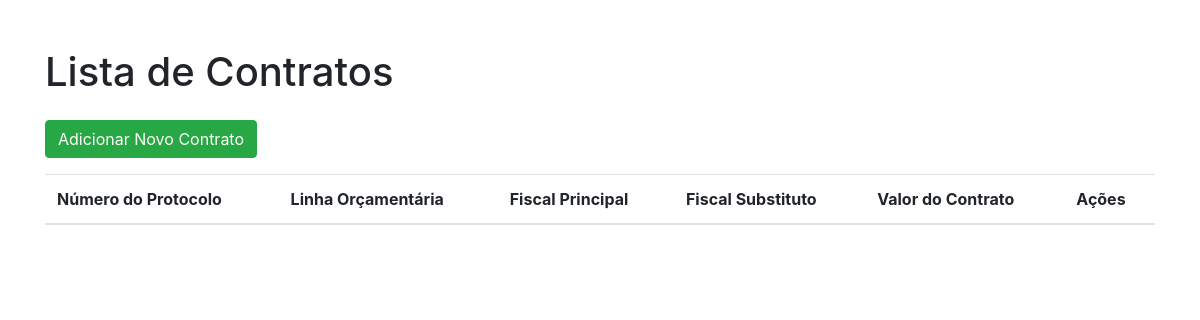
The page /contratos/contra/ on the database as committed earlier.
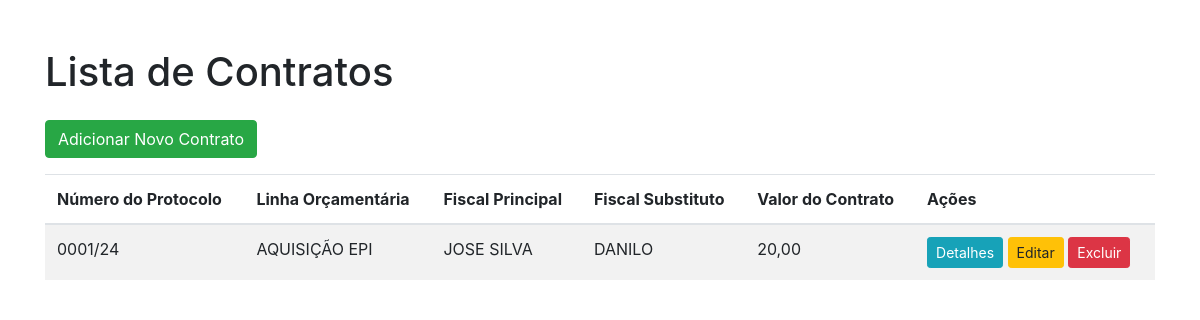
The same page on the database as committed later.
### contract/models.py (models this page shows, shortened)
class Contrato(models.Model):
    linha_orcamentaria = models.ForeignKey('LinhaOrcamentaria', on_delete=models.PROTECT, related_name='contrato')
    numero_protocolo = models.CharField(max_length=7, unique=True, blank=True, editable=False)
    data_assinatura = models.DateField(null=True, blank=True)
    data_vencimento = models.DateField(null=True, blank=True)
    fical_principal = models.ForeignKey('Colaborador', on_delete=models.PROTECT, related_name='contratos_fiscal_principal', verbose_name='Fiscal Principal')
    fical_substituto = models.ForeignKey('Colaborador', on_delete=models.PROTECT, related_name='contratos_fiscal_substituto', verbose_name='Fiscal Substituto')
    valor_contrato = models.DecimalField(max_digits=10, decimal_places=2)

class LinhaOrcamentaria(models.Model):
    CLASSE_CHOICES = [
        ('A', 'OPEX'),
        ('B', 'CAPEX'),
    ]
    classe = models.CharField(max_length=100, choices=CLASSE_CHOICES, blank=True, null=True, verbose_name='Tipo de linha')
    CUSTODESPESA_CHOICES = [
        ('A', 'Base Principal'),
        ('B', 'Serviços Especializados'),
        ('C', 'Despesas Compartilhadas'),
    ]
    custo_despesa = models.CharField(max_length=100, choices=CUSTODESPESA_CHOICES, verbose_name='CUSTO/DESPESA')
    centro_custo_gestor = models.ForeignKey(CentroDeCustoGestor, on_delete=models.SET_NULL, null=True, blank=True)
    centro_custo_solicitante = models.ForeignKey(CentroDeCustoSolicitante, on_delete=models.SET_NULL, null=True, blank=True)
    descricao_resumida = models.CharField(max_length=255, null=True, blank=True, verbose_name='Finalidade')
    objeto = models.CharField(max_length=255, blank=True, null=True, verbose_name='Objeto')
    CLASSIFICACAO_CHOICES = [
        ('NOVO', 'NOVO'),
        ('RENOVAÇÃO', 'RENOVAÇÃO'),
        ('CARY OVER', 'CARY OVER'),
        ('REPLANEJAMENTO', 'REPLANEJAMENTO'),
        ('N/A', 'N/A'),
    ]
    classificacao_orcamento = models.CharField(max_length=100, choices=CLASSIFICACAO_CHOICES, null=True, blank=True)
    possivel_fiscal = models.ForeignKey('Colaborador', on_delete=models.PROTECT, related_name='contratos_fiscal_possivel', verbose_name='Fiscal')
    ano_orcamento = models.ForeignKey(Orcamento, on_delete=models.PROTECT, related_name='contratos', null=True, blank=True)
    TIPOCONTRATO_CHOICES = [
        ('I', 'SERVIÇO'),
        ('II', 'FORNECIMENTO'),
        ('III', 'ASSINATURA'),
        ('IV', 'FORNECIMENTO/SERVIÇO'),
    ]
    tipo_contrato = models.CharField(max_length=100, choices=TIPOCONTRATO_CHOICES, blank=True, null=True)
    STATUS_LINHA_ORCAMENTARIA_CHOICES = [
        ('I', 'SERVIÇO'),
        ('II', 'FORNECIMENTO'),
        ('III', 'ASSINATURA'),
        ('IV', 'FORNECIMENTO/SERVIÇO'),
    ]
    status_linha_orcamentaria = models.CharField(max_length=100, choices=STATUS_LINHA_ORCAMENTARIA_CHOICES, blank=True, null=True)
    _valor_aprovisionado = models.FloatField(default=0.0)
    TIPOCONTRATACAOPROVAVEL_CHOICES = [
        ('A', 'LICITAÇÃO'),
        ('B', 'DISPENSA EM RAZÃO DO VALOR'),
        ('C', 'CONVÊNIO'),
        ('D', 'FUNDO FIXO'),
        ('E', 'INEXIGIBILIDADE'),
        ('F', 'ATA DE REGISTRO DE PREÇO'),
        ('H', 'ACORDO DE COOPERAÇÃO'),
        ('I', 'APOSTILAMENTO'),
    ]
    tipo_provavel_contratacao = models.CharField(max_length=100, choices=TIPOCONTRATACAOPROVAVEL_CHOICES)
    valor_orcado = models.FloatField(default=0, blank=True, null=True)
    STATUSELABORACAOTR_CHOICES = [
        ('I', 'VENCIDO'),
        ('II', 'DENTRO DO PRAZO'),
        ('III', 'ELABORADO COM ATRASO'),
        ('IV', 'ELABORADO NO PRAZO'),
    ]
    status_elaboracao_tr = models.CharField(max_length=100, choices=STATUSELABORACAOTR_CHOICES, blank=True, null=True)
    necessidade_contratacao = models.DateField(blank=True, null=True)
    STATUSPROCESSO_CHOICES = [
        ('I', 'PLANEJAMENTO'),
        ('II', 'Execução'),
        ('III', 'Elaboração de TR'),
        ('IV', 'Cotação'),
        ('V', 'Em proc. aditivo'),
    ]
    status_processo = models.CharField(max_length=100, choices=STATUSPROCESSO_CHOICES, blank=True, null=True)
    STATUSCONTRATACAO_CHOICES = [
        ('A', 'DENTRO DO PRAZO'),
        ('B', 'CONTRATADO NO PRAZO'),
        ('C', 'CONTRATADO COM ATRASO'),
        ('D', 'PRAZO VENCIDO'),
        ('E', 'LINHA TOTALMENTE REMANEJADA'),
        ('F', 'LINHA TOTALMENTE EXECUTADA'),
        ('G', 'LINHA DE PAGAMENTO'),
        ('H', 'LINHA PARCIALMENTE REMANEJADA'),
        ('I', 'LINHA PARCIALMENTE EXECUTADA'),
        ('J', 'N/A'),
    ]
    status_contratacao = models.CharField(max_length=100, choices=STATUSCONTRATACAO_CHOICES, blank=True, null=True)
    obs_contrato = models.TextField(max_length=400, blank=True, null=True)
    class Meta:
        verbose_name = 'Linha Orçamentária'
        verbose_name_plural = 'Linhas Orçamentárias'

class Colaborador(models.Model):
    nome_completo = models.CharField(max_length=100, null=True)
    mat = models.IntegerField(null=True, blank=True,verbose_name='Matrícula')
    direcao = models.ForeignKey(Direcao, on_delete=models.CASCADE,null=True)
    gerencia = models.ForeignKey(Gerencia, on_delete=models.SET_NULL,null=True)
    coordenacao = models.ForeignKey(Coordenacao, on_delete=models.SET_NULL,null=True)
    ramal = models.CharField(max_length=4,null=True, blank=True)
    email = models.EmailField(max_length=50,null=True, blank=True)
    class Meta:
        verbose_name = 'Colaborador'
        verbose_name_plural = 'Colaboradores'

### contract/views.py (the view)
# urls.py: path('contra/', ContratoListView.as_view(), name='contrato_list'),
class ContratoListView(ListView):
    model = Contrato
    template_name = 'contrato_list.html'
    context_object_name = 'contratos'
    paginate_by = 10  # Se desejar adicionar paginação

### contract/templates/contrato_list.html (shortened to what this page needs)
<!DOCTYPE html>
<html lang="en">
<head>
    <link href="https://stackpath.bootstrapcdn.com/bootstrap/4.5.2/css/bootstrap.min.css" rel="stylesheet">
</head>
<body>
<div class="container mt-5">
    <h1 class="mb-4">Lista de Contratos</h1>
    <a href="{% url 'contrato_create' %}" class="btn btn-success mb-3">Adicionar Novo Contrato</a>
    <table class="table table-striped">
        <thead>
            <tr>
                <th>Número do Protocolo</th>
                <th>Linha Orçamentária</th>
                <th>Fiscal Principal</th>
                <th>Fiscal Substituto</th>
                <th>Valor do Contrato</th>
                <th>Ações</th>
            </tr>
        </thead>
        <tbody>
            {% for contrato in object_list %}
                <tr>
                    <td>{{ contrato.numero_protocolo }}</td>
                    <td>{{ contrato.linha_orcamentaria.descricao_resumida }}</td>
                    <td>{{ contrato.fical_principal.nome_completo }}</td>
                    <td>{{ contrato.fical_substituto.nome_completo }}</td>
                    <td>{{ contrato.valor_contrato }}</td>
                    <td>
                        <a href="{% url 'contrato_detail' contrato.pk %}" class="btn btn-info btn-sm">Detalhes</a>
                        <a href="{% url 'contrato_update' contrato.pk %}" class="btn btn-warning btn-sm">Editar</a>
                        <a href="{% url 'contrato_delete' contrato.pk %}" class="btn btn-danger btn-sm">Excluir</a>
                    </td>
                </tr>
            {% endfor %}
        </tbody>
    </table>
</div>
</body>
</html>

Rows that differ between the two databases and show on the page:
added Contrato: numero_protocolo "0001/24", linha_orcamentaria.descricao_resumida "AQUISIÇÃO EPI", fical_principal.nome_completo "JOSE SILVA", fical_substituto.nome_completo "DANILO", valor_contrato "20,00"
